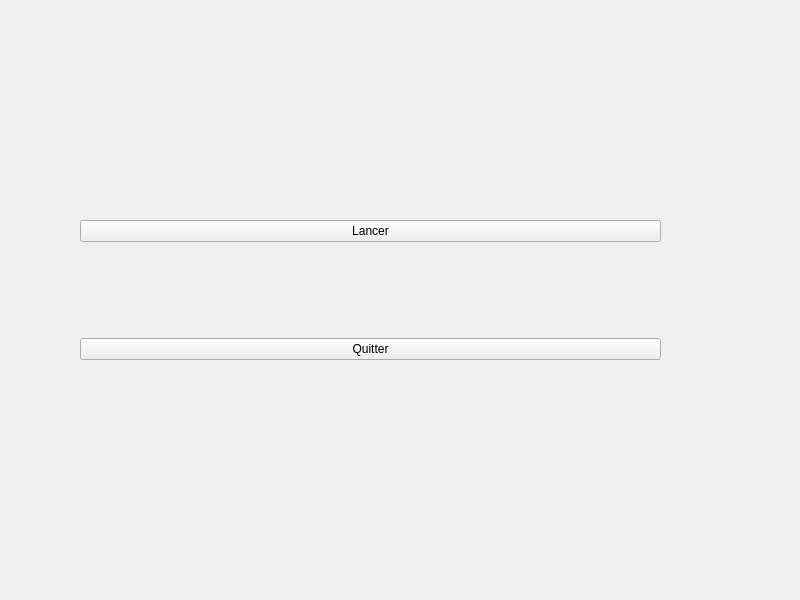
<?xml version="1.0" encoding="UTF-8"?>
<ui version="4.0">
 <class>Widget</class>
 <widget class="QWidget" name="Widget">
  <property name="geometry">
   <rect>
    <x>0</x>
    <y>0</y>
    <width>800</width>
    <height>600</height>
   </rect>
  </property>
  <property name="windowTitle">
   <string>Widget</string>
  </property>
  <widget class="QWidget" name="">
   <property name="geometry">
    <rect>
     <x>80</x>
     <y>220</y>
     <width>581</width>
     <height>140</height>
    </rect>
   </property>
   <layout class="QVBoxLayout" name="verticalLayout">
    <item>
     <widget class="QPushButton" name="pushButtonLancer">
      <property name="text">
       <string>Lancer</string>
      </property>
     </widget>
    </item>
    <item>
     <spacer name="verticalSpacer">
      <property name="orientation">
       <enum>Qt::Vertical</enum>
      </property>
      <property name="sizeHint" stdset="0">
       <size>
        <width>20</width>
        <height>78</height>
       </size>
      </property>
     </spacer>
    </item>
    <item>
     <widget class="QPushButton" name="pushButtonQuitter">
      <property name="text">
       <string>Quitter</string>
      </property>
     </widget>
    </item>
   </layout>
  </widget>
 </widget>
 <resources/>
 <connections>
  <connection>
   <sender>pushButtonQuitter</sender>
   <signal>clicked()</signal>
   <receiver>Widget</receiver>
   <slot>close()</slot>
   <hints>
    <hint type="sourcelabel">
     <x>215</x>
     <y>346</y>
    </hint>
    <hint type="destinationlabel">
     <x>220</x>
     <y>391</y>
    </hint>
   </hints>
  </connection>
 </connections>
</ui>
